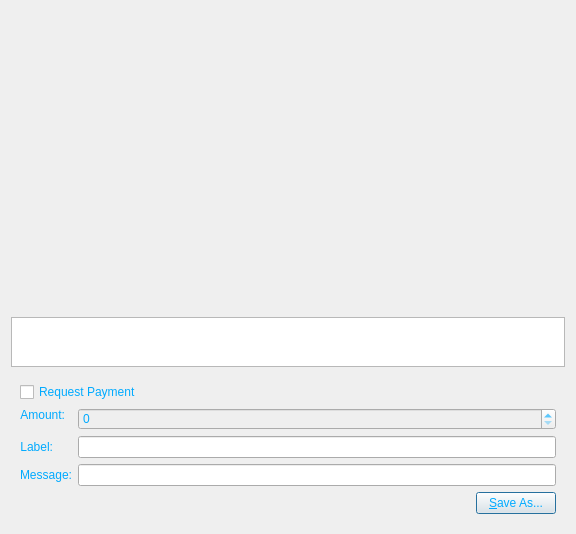
<?xml version="1.0" encoding="UTF-8"?>
<ui version="4.0">
 <class>QRCodeDialog</class>
 <widget class="QDialog" name="QRCodeDialog">
  <property name="geometry">
   <rect>
    <x>0</x>
    <y>0</y>
    <width>576</width>
    <height>530</height>
   </rect>
  </property>
  <property name="windowTitle">
   <string>QR Code Dialog</string>
  </property>
  <property name="styleSheet">
   <string notr="true">background-image: url(:/images/as1);
color: rgb(0, 170, 255);</string>
  </property>
  <layout class="QVBoxLayout" name="verticalLayout_3">
   <item>
    <widget class="QLabel" name="lblQRCode">
     <property name="sizePolicy">
      <sizepolicy hsizetype="Expanding" vsizetype="Expanding">
       <horstretch>0</horstretch>
       <verstretch>0</verstretch>
      </sizepolicy>
     </property>
     <property name="minimumSize">
      <size>
       <width>300</width>
       <height>300</height>
      </size>
     </property>
     <property name="textFormat">
      <enum>Qt::PlainText</enum>
     </property>
     <property name="alignment">
      <set>Qt::AlignCenter</set>
     </property>
     <property name="wordWrap">
      <bool>true</bool>
     </property>
    </widget>
   </item>
   <item>
    <widget class="QPlainTextEdit" name="outUri">
     <property name="sizePolicy">
      <sizepolicy hsizetype="Expanding" vsizetype="Minimum">
       <horstretch>0</horstretch>
       <verstretch>0</verstretch>
      </sizepolicy>
     </property>
     <property name="minimumSize">
      <size>
       <width>0</width>
       <height>50</height>
      </size>
     </property>
     <property name="styleSheet">
      <string notr="true"/>
     </property>
     <property name="tabChangesFocus">
      <bool>true</bool>
     </property>
     <property name="textInteractionFlags">
      <set>Qt::TextSelectableByKeyboard|Qt::TextSelectableByMouse</set>
     </property>
    </widget>
   </item>
   <item>
    <widget class="QWidget" name="widget" native="true">
     <layout class="QVBoxLayout" name="verticalLayout_2">
      <item>
       <widget class="QCheckBox" name="chkReqPayment">
        <property name="enabled">
         <bool>true</bool>
        </property>
        <property name="text">
         <string>Request Payment</string>
        </property>
       </widget>
      </item>
      <item>
       <layout class="QFormLayout" name="formLayout">
        <property name="fieldGrowthPolicy">
         <enum>QFormLayout::AllNonFixedFieldsGrow</enum>
        </property>
        <item row="1" column="0">
         <widget class="QLabel" name="lblLabel">
          <property name="text">
           <string>Label:</string>
          </property>
          <property name="textFormat">
           <enum>Qt::PlainText</enum>
          </property>
          <property name="alignment">
           <set>Qt::AlignRight|Qt::AlignTrailing|Qt::AlignVCenter</set>
          </property>
          <property name="buddy">
           <cstring>lnLabel</cstring>
          </property>
         </widget>
        </item>
        <item row="1" column="1">
         <widget class="QLineEdit" name="lnLabel"/>
        </item>
        <item row="2" column="0">
         <widget class="QLabel" name="lblMessage">
          <property name="text">
           <string>Message:</string>
          </property>
          <property name="textFormat">
           <enum>Qt::PlainText</enum>
          </property>
          <property name="alignment">
           <set>Qt::AlignRight|Qt::AlignTrailing|Qt::AlignVCenter</set>
          </property>
          <property name="buddy">
           <cstring>lnMessage</cstring>
          </property>
         </widget>
        </item>
        <item row="2" column="1">
         <widget class="QLineEdit" name="lnMessage"/>
        </item>
        <item row="0" column="0">
         <widget class="QLabel" name="lblAmount">
          <property name="sizePolicy">
           <sizepolicy hsizetype="Preferred" vsizetype="Maximum">
            <horstretch>0</horstretch>
            <verstretch>0</verstretch>
           </sizepolicy>
          </property>
          <property name="text">
           <string>Amount:</string>
          </property>
          <property name="textFormat">
           <enum>Qt::PlainText</enum>
          </property>
          <property name="alignment">
           <set>Qt::AlignRight|Qt::AlignTrailing|Qt::AlignVCenter</set>
          </property>
          <property name="buddy">
           <cstring>lnReqAmount</cstring>
          </property>
         </widget>
        </item>
        <item row="0" column="1">
         <widget class="BitcoinAmountField" name="lnReqAmount">
          <property name="enabled">
           <bool>false</bool>
          </property>
          <property name="minimumSize">
           <size>
            <width>80</width>
            <height>0</height>
           </size>
          </property>
         </widget>
        </item>
       </layout>
      </item>
      <item>
       <layout class="QHBoxLayout" name="horizontalLayout">
        <item>
         <spacer name="horizontalSpacer">
          <property name="orientation">
           <enum>Qt::Horizontal</enum>
          </property>
          <property name="sizeHint" stdset="0">
           <size>
            <width>40</width>
            <height>20</height>
           </size>
          </property>
         </spacer>
        </item>
        <item>
         <widget class="QPushButton" name="btnSaveAs">
          <property name="text">
           <string>&amp;Save As...</string>
          </property>
         </widget>
        </item>
       </layout>
      </item>
     </layout>
    </widget>
   </item>
  </layout>
 </widget>
 <customwidgets>
  <customwidget>
   <class>BitcoinAmountField</class>
   <extends>QSpinBox</extends>
   <header>bitcoinamountfield.h</header>
   <container>1</container>
  </customwidget>
 </customwidgets>
 <resources/>
 <connections>
  <connection>
   <sender>chkReqPayment</sender>
   <signal>clicked(bool)</signal>
   <receiver>lnReqAmount</receiver>
   <slot>setEnabled(bool)</slot>
   <hints>
    <hint type="sourcelabel">
     <x>92</x>
     <y>285</y>
    </hint>
    <hint type="destinationlabel">
     <x>98</x>
     <y>311</y>
    </hint>
   </hints>
  </connection>
 </connections>
</ui>
